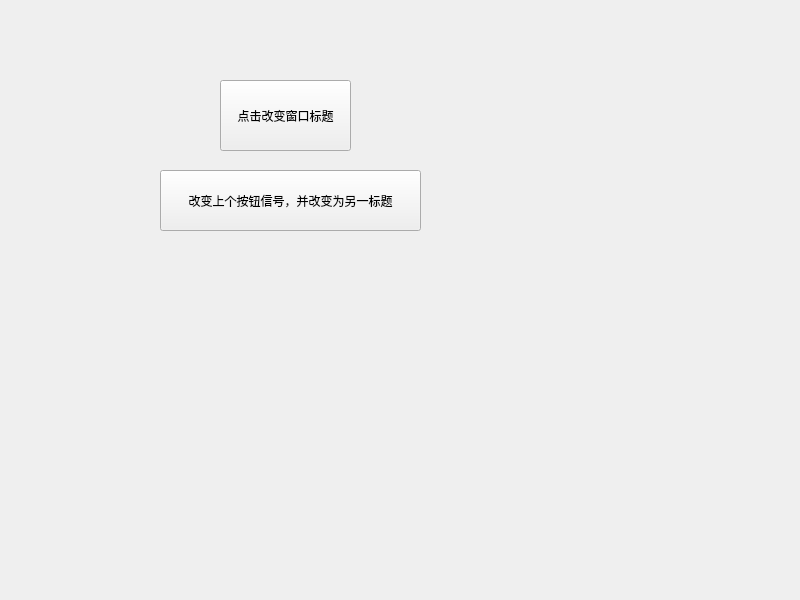
<?xml version="1.0" encoding="UTF-8"?>
<ui version="4.0">
 <class>Widget</class>
 <widget class="QWidget" name="Widget">
  <property name="geometry">
   <rect>
    <x>0</x>
    <y>0</y>
    <width>800</width>
    <height>600</height>
   </rect>
  </property>
  <property name="windowTitle">
   <string>Widget</string>
  </property>
  <widget class="QPushButton" name="pushButton">
   <property name="geometry">
    <rect>
     <x>220</x>
     <y>80</y>
     <width>131</width>
     <height>71</height>
    </rect>
   </property>
   <property name="text">
    <string>点击改变窗口标题</string>
   </property>
  </widget>
  <widget class="QPushButton" name="pushButton_2">
   <property name="geometry">
    <rect>
     <x>160</x>
     <y>170</y>
     <width>261</width>
     <height>61</height>
    </rect>
   </property>
   <property name="text">
    <string>改变上个按钮信号，并改变为另一标题</string>
   </property>
  </widget>
 </widget>
 <resources/>
 <connections/>
</ui>
